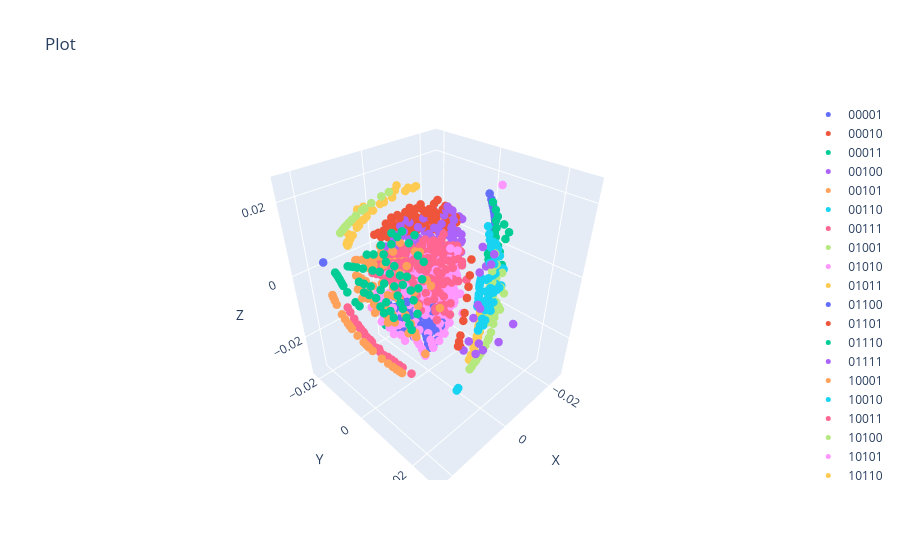

The notebook cell this image was saved under:
### Code cell
scatter(emb_coarse, heclass, s=5, filename='fim_dist_emb_coarse.html')
